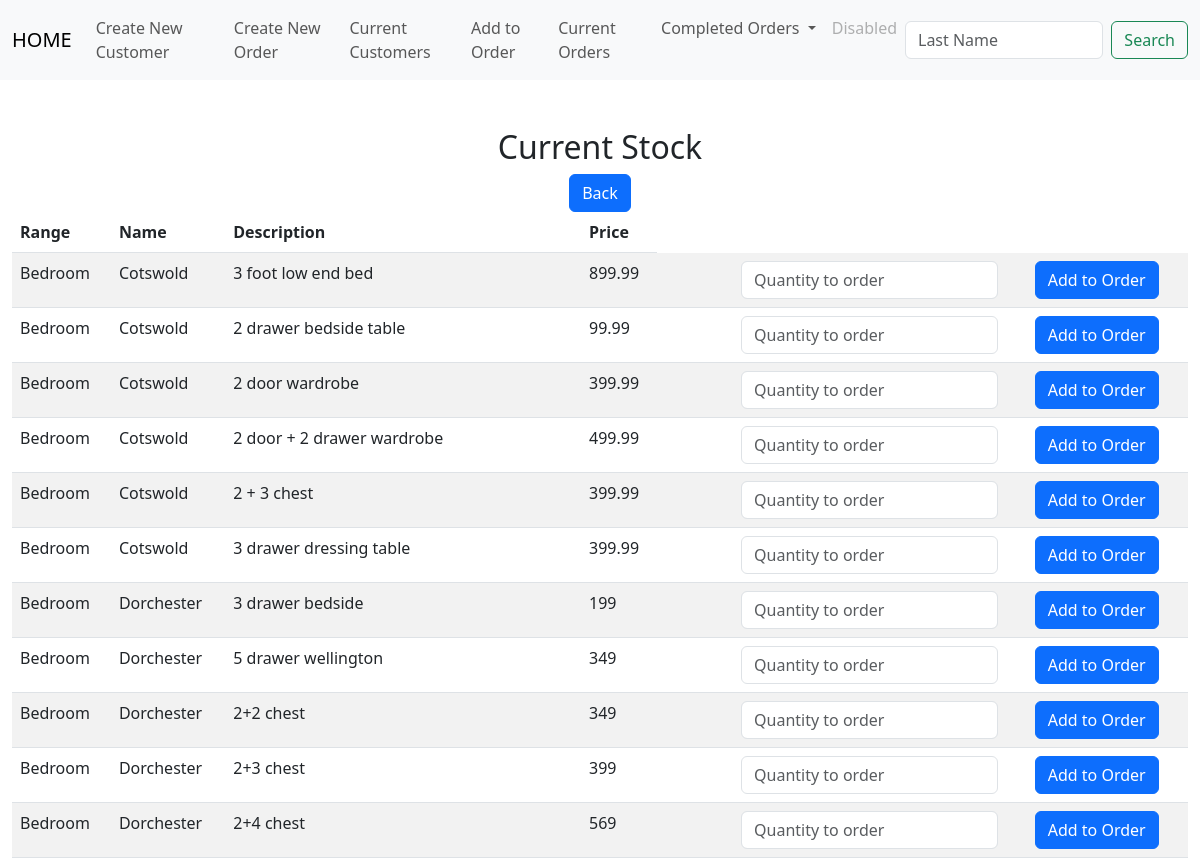
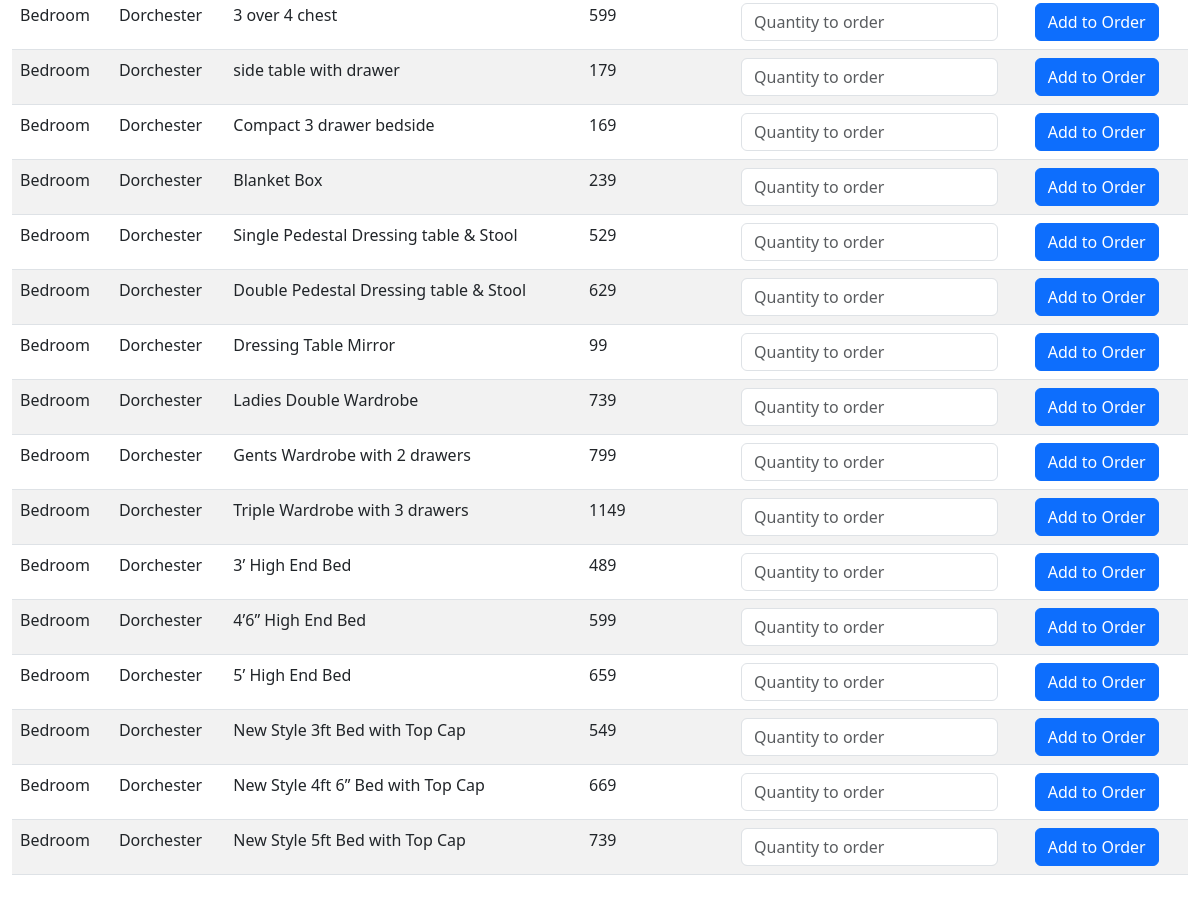
Screenshot of /bedroom with the database file from the repository (2 pictures, top to bottom).
### tables this page shows
CREATE TABLE stock(item_id INTEGER PRIMARY KEY AUTOINCREMENT NOT NULL, Range TEXT, Name TEXT, Description TEXT, selling_price DECIMAL);

### app.py (the view)
@app.route("/bedroom", methods=["GET", "POST"])
def bedroom():
        if request.method == "POST":
            order_no = request.form.get("order_no")
            bedroom = db.execute("SELECT * FROM stock WHERE Range = 'Bedroom' ;")
            return render_template("bedroom.html", bedroom = bedroom, order_no = order_no)
        else:
            bedroom = db.execute("SELECT * FROM stock WHERE Range = 'Bedroom' ;")
            return render_template("bedroom.html", bedroom = bedroom)

### app.py (called while the page is built)
@app.after_request
def after_request(response):
    response.headers["Cache-Control"] = "no-cache, no-store, must-revalidate"
    response.headers["Expires"] = 0
    response.headers["Pragma"] = "no-cache"
    return response

### templates/bedroom.html (shortened to what this page needs)
{% extends "layout.html" %}
{% block main %}
<div class="section">
    <h2>Current Stock</h2>
    <form action="/stock_list">
        <td><button class="btn btn-primary" type="submit">Back</button></td>
    </form>
    <table class="table table-striped">
        <thead>
            <tr>
                <th class="text-start">Range</th>
                <th class="text-start">Name</th>
                <th class="text-start">Description</th>
                <th class="text-start">Price</th>
            </tr>
        </thead>
        <tbody>
            {% for row in bedroom %}
            <tr>
                <td class="text-start">{{ row["Range"] }}</td>
                <td class="text-start">{{ row["Name"] }}</td>
                <td class="text-start">{{ row["Description"] }}</td>
                <td class="text-start">{{ row["selling_price"] }}</td>
                <td class="text-start">{{ row["order_no"] }}</td>
                <form action="/add_to_order" method="POST">
                    <td><input type="hidden" name="item_id" VALUE="{{ row['item_id'] }}"></td>
                    <td><input type="hidden" name="order_no" VALUE="{{ order_no }}"></td>
                    <td class="text-start"><input class="form-control mx-auto w-auto" name ="Quantity" placeholder="Quantity to order" type="number"></td>
                    <td class="text-start"><button class="btn btn-primary" type="submit">Add to Order</button></td>
                </form>
                </tr>
            {% endfor %}
        </tbody>
    </div>
{% endblock %}

### rows the page displays
stock: Range "Bedroom", Name "Cotswold", Description "3 foot low end bed", selling_price "899.99"
stock: Range "Bedroom", Name "Cotswold", Description "2 drawer bedside table", selling_price "99.99"
stock: Range "Bedroom", Name "Cotswold", Description "2 door wardrobe", selling_price "399.99"
stock: Range "Bedroom", Name "Cotswold", Description "2 door + 2 drawer wardrobe", selling_price "499.99"
stock: Range "Bedroom", Name "Cotswold", Description "2 + 3 chest", selling_price "399.99"
stock: Range "Bedroom", Name "Cotswold", Description "3 drawer dressing table", selling_price "399.99"
stock: Range "Bedroom", Name "Dorchester", Description "3 drawer bedside", selling_price "199"
stock: Range "Bedroom", Name "Dorchester", Description "5 drawer wellington", selling_price "349"
stock: Range "Bedroom", Name "Dorchester", Description "2+2 chest", selling_price "349"
stock: Range "Bedroom", Name "Dorchester", Description "2+3 chest", selling_price "399"
stock: Range "Bedroom", Name "Dorchester", Description "2+4 chest", selling_price "569"
stock: Range "Bedroom", Name "Dorchester", Description "3 over 4 chest", selling_price "599"
stock: Range "Bedroom", Name "Dorchester", Description "side table with drawer", selling_price "179"
stock: Range "Bedroom", Name "Dorchester", Description "Compact 3 drawer bedside", selling_price "169"
stock: Range "Bedroom", Name "Dorchester", Description "Blanket Box", selling_price "239"
stock: Range "Bedroom", Name "Dorchester", Description "Single Pedestal Dressing table & Stool", selling_price "529"
stock: Range "Bedroom", Name "Dorchester", Description "Double Pedestal Dressing table & Stool", selling_price "629"
stock: Range "Bedroom", Name "Dorchester", Description "Dressing Table Mirror", selling_price "99"
stock: Range "Bedroom", Name "Dorchester", Description "Ladies Double Wardrobe", selling_price "739"
stock: Range "Bedroom", Name "Dorchester", Description "Gents Wardrobe with 2 drawers", selling_price "799"
stock: Range "Bedroom", Name "Dorchester", Description "Triple Wardrobe with 3 drawers", selling_price "1149"
stock: Range "Bedroom", Name "Dorchester", Description "3’ High End Bed", selling_price "489"
stock: Range "Bedroom", Name "Dorchester", Description "4’6” High End Bed", selling_price "599"
stock: Range "Bedroom", Name "Dorchester", Description "5’ High End Bed", selling_price "659"
stock: Range "Bedroom", Name "Dorchester", Description "New Style 3ft Bed with Top Cap", selling_price "549"
stock: Range "Bedroom", Name "Dorchester", Description "New Style 4ft 6” Bed with Top Cap", selling_price "669"
stock: Range "Bedroom", Name "Dorchester", Description "New Style 5ft Bed with Top Cap", selling_price "739"
